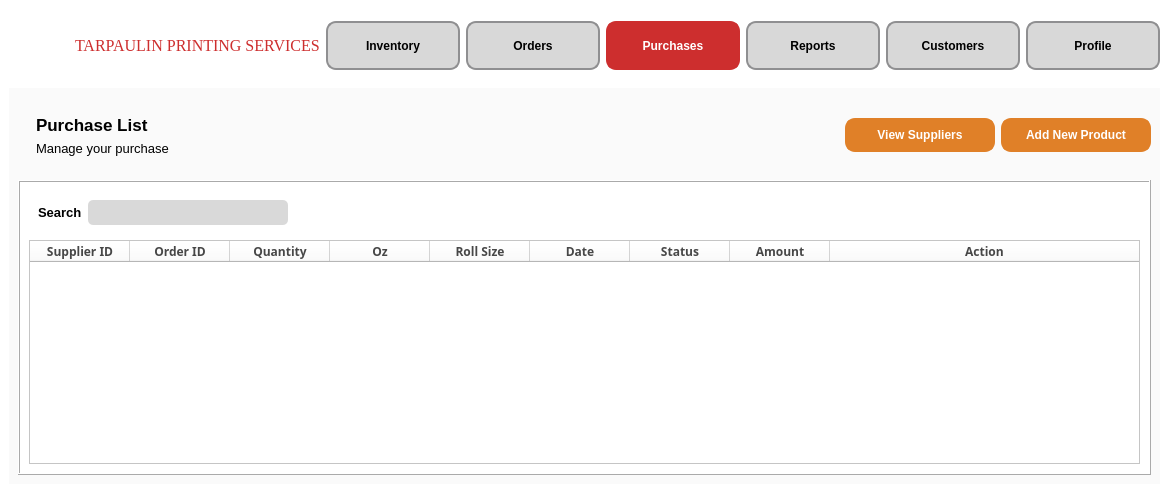
<?xml version="1.0" encoding="UTF-8"?>
<ui version="4.0">
 <class>PurchaseView</class>
 <widget class="QMainWindow" name="PurchaseView">
  <property name="geometry">
   <rect>
    <x>0</x>
    <y>0</y>
    <width>1169</width>
    <height>493</height>
   </rect>
  </property>
  <property name="sizePolicy">
   <sizepolicy hsizetype="Fixed" vsizetype="Fixed">
    <horstretch>0</horstretch>
    <verstretch>0</verstretch>
   </sizepolicy>
  </property>
  <property name="windowTitle">
   <string>MainWindow</string>
  </property>
  <property name="styleSheet">
   <string notr="true">background-color: white;</string>
  </property>
  <widget class="QWidget" name="centralwidget">
   <layout class="QVBoxLayout" name="verticalLayout">
    <item>
     <widget class="QFrame" name="NavbarFrame">
      <property name="enabled">
       <bool>true</bool>
      </property>
      <property name="sizePolicy">
       <sizepolicy hsizetype="Preferred" vsizetype="Preferred">
        <horstretch>0</horstretch>
        <verstretch>0</verstretch>
       </sizepolicy>
      </property>
      <property name="font">
       <font>
        <pointsize>10</pointsize>
       </font>
      </property>
      <property name="cursor">
       <cursorShape>ArrowCursor</cursorShape>
      </property>
      <property name="styleSheet">
       <string notr="true">QPushButton {
    min-width: 100px; 
    max-width: 150px;
    min-height: 40px;
    max-height: 35px;
	font-size:12px;
	border: 2px solid #8f8f91; 
	border-radius: 10px;
	background-color: #d8d8d8; 
	min-width: 80px; 
	min-height: 30px; 
	padding: 5px; 
	color: black; 
	font-weight: bold; 
}
</string>
      </property>
      <property name="frameShape">
       <enum>QFrame::NoFrame</enum>
      </property>
      <property name="frameShadow">
       <enum>QFrame::Plain</enum>
      </property>
      <layout class="QHBoxLayout" name="horizontalLayout">
       <property name="leftMargin">
        <number>5</number>
       </property>
       <property name="rightMargin">
        <number>0</number>
       </property>
       <item>
        <widget class="QLabel" name="Logo">
         <property name="enabled">
          <bool>true</bool>
         </property>
         <property name="sizePolicy">
          <sizepolicy hsizetype="Fixed" vsizetype="Fixed">
           <horstretch>0</horstretch>
           <verstretch>0</verstretch>
          </sizepolicy>
         </property>
         <property name="minimumSize">
          <size>
           <width>55</width>
           <height>55</height>
          </size>
         </property>
         <property name="maximumSize">
          <size>
           <width>55</width>
           <height>55</height>
          </size>
         </property>
         <property name="font">
          <font>
           <pointsize>10</pointsize>
          </font>
         </property>
         <property name="cursor">
          <cursorShape>PointingHandCursor</cursorShape>
         </property>
         <property name="autoFillBackground">
          <bool>false</bool>
         </property>
         <property name="styleSheet">
          <string notr="true"/>
         </property>
         <property name="text">
          <string/>
         </property>
         <property name="textFormat">
          <enum>Qt::RichText</enum>
         </property>
         <property name="pixmap">
          <pixmap>static/logo.png</pixmap>
         </property>
         <property name="scaledContents">
          <bool>true</bool>
         </property>
         <property name="wordWrap">
          <bool>false</bool>
         </property>
        </widget>
       </item>
       <item>
        <widget class="QLabel" name="tarp">
         <property name="font">
          <font>
           <family>Georgia</family>
           <pointsize>12</pointsize>
           <weight>9</weight>
           <italic>false</italic>
           <bold>false</bold>
          </font>
         </property>
         <property name="cursor">
          <cursorShape>PointingHandCursor</cursorShape>
         </property>
         <property name="autoFillBackground">
          <bool>false</bool>
         </property>
         <property name="styleSheet">
          <string notr="true">font: 75 12pt &quot;Georgia&quot;;
color: #CD2E2E;</string>
         </property>
         <property name="text">
          <string>TARPAULIN PRINTING SERVICES</string>
         </property>
        </widget>
       </item>
       <item>
        <widget class="QPushButton" name="Inventory">
         <property name="minimumSize">
          <size>
           <width>94</width>
           <height>44</height>
          </size>
         </property>
         <property name="font">
          <font>
           <pointsize>-1</pointsize>
           <weight>75</weight>
           <bold>true</bold>
          </font>
         </property>
         <property name="cursor">
          <cursorShape>PointingHandCursor</cursorShape>
         </property>
         <property name="styleSheet">
          <string notr="true">font-size:12px;

</string>
         </property>
         <property name="text">
          <string>Inventory</string>
         </property>
        </widget>
       </item>
       <item>
        <widget class="QPushButton" name="Order">
         <property name="font">
          <font>
           <pointsize>-1</pointsize>
           <weight>75</weight>
           <bold>true</bold>
          </font>
         </property>
         <property name="cursor">
          <cursorShape>PointingHandCursor</cursorShape>
         </property>
         <property name="styleSheet">
          <string notr="true">font-size:12px;
</string>
         </property>
         <property name="text">
          <string>Orders</string>
         </property>
        </widget>
       </item>
       <item>
        <widget class="QPushButton" name="Purchase">
         <property name="font">
          <font>
           <pointsize>-1</pointsize>
           <weight>75</weight>
           <bold>true</bold>
          </font>
         </property>
         <property name="cursor">
          <cursorShape>PointingHandCursor</cursorShape>
         </property>
         <property name="styleSheet">
          <string notr="true">font-size:12px;
color: white;
border: 2px solid #CD2E2E;
background-color: #CD2E2E;</string>
         </property>
         <property name="text">
          <string>Purchases</string>
         </property>
        </widget>
       </item>
       <item>
        <widget class="QPushButton" name="Report">
         <property name="font">
          <font>
           <pointsize>-1</pointsize>
           <weight>75</weight>
           <bold>true</bold>
          </font>
         </property>
         <property name="cursor">
          <cursorShape>PointingHandCursor</cursorShape>
         </property>
         <property name="styleSheet">
          <string notr="true">font-size:12px;</string>
         </property>
         <property name="text">
          <string>Reports</string>
         </property>
        </widget>
       </item>
       <item>
        <widget class="QPushButton" name="Customer">
         <property name="font">
          <font>
           <pointsize>-1</pointsize>
           <weight>75</weight>
           <bold>true</bold>
          </font>
         </property>
         <property name="cursor">
          <cursorShape>PointingHandCursor</cursorShape>
         </property>
         <property name="styleSheet">
          <string notr="true">font-size:12px;</string>
         </property>
         <property name="text">
          <string>Customers</string>
         </property>
        </widget>
       </item>
       <item>
        <widget class="QPushButton" name="Profile">
         <property name="font">
          <font>
           <pointsize>-1</pointsize>
           <weight>75</weight>
           <bold>true</bold>
          </font>
         </property>
         <property name="cursor">
          <cursorShape>PointingHandCursor</cursorShape>
         </property>
         <property name="styleSheet">
          <string notr="true">font-size:12px;</string>
         </property>
         <property name="text">
          <string>Profile</string>
         </property>
        </widget>
       </item>
      </layout>
     </widget>
    </item>
    <item>
     <widget class="QFrame" name="TableContainer">
      <property name="sizePolicy">
       <sizepolicy hsizetype="Expanding" vsizetype="Expanding">
        <horstretch>0</horstretch>
        <verstretch>0</verstretch>
       </sizepolicy>
      </property>
      <property name="minimumSize">
       <size>
        <width>0</width>
        <height>2</height>
       </size>
      </property>
      <property name="font">
       <font>
        <pointsize>10</pointsize>
       </font>
      </property>
      <property name="layoutDirection">
       <enum>Qt::LeftToRight</enum>
      </property>
      <property name="autoFillBackground">
       <bool>false</bool>
      </property>
      <property name="styleSheet">
       <string notr="true">background-color: #FAFAFA;
width: 100vw;</string>
      </property>
      <property name="frameShape">
       <enum>QFrame::NoFrame</enum>
      </property>
      <property name="frameShadow">
       <enum>QFrame::Plain</enum>
      </property>
      <layout class="QVBoxLayout" name="verticalLayout_2">
       <item>
        <widget class="QFrame" name="Label">
         <property name="sizePolicy">
          <sizepolicy hsizetype="Preferred" vsizetype="Preferred">
           <horstretch>0</horstretch>
           <verstretch>0</verstretch>
          </sizepolicy>
         </property>
         <property name="font">
          <font>
           <pointsize>10</pointsize>
          </font>
         </property>
         <property name="frameShape">
          <enum>QFrame::NoFrame</enum>
         </property>
         <property name="frameShadow">
          <enum>QFrame::Raised</enum>
         </property>
         <layout class="QHBoxLayout" name="horizontalLayout_4">
          <property name="rightMargin">
           <number>0</number>
          </property>
          <item>
           <widget class="QFrame" name="ProductList">
            <property name="font">
             <font>
              <pointsize>10</pointsize>
             </font>
            </property>
            <property name="frameShape">
             <enum>QFrame::NoFrame</enum>
            </property>
            <property name="frameShadow">
             <enum>QFrame::Raised</enum>
            </property>
            <layout class="QVBoxLayout" name="verticalLayout_3">
             <item>
              <widget class="QLabel" name="ProductLabel">
               <property name="font">
                <font>
                 <pointsize>13</pointsize>
                 <weight>75</weight>
                 <bold>true</bold>
                </font>
               </property>
               <property name="styleSheet">
                <string notr="true">font-weight: bold;</string>
               </property>
               <property name="text">
                <string>Purchase List</string>
               </property>
              </widget>
             </item>
             <item>
              <widget class="QLabel" name="manageLabel">
               <property name="font">
                <font>
                 <pointsize>10</pointsize>
                </font>
               </property>
               <property name="text">
                <string>Manage your purchase</string>
               </property>
              </widget>
             </item>
            </layout>
           </widget>
          </item>
          <item>
           <widget class="QFrame" name="BtnContainer">
            <property name="font">
             <font>
              <pointsize>10</pointsize>
             </font>
            </property>
            <property name="frameShape">
             <enum>QFrame::NoFrame</enum>
            </property>
            <property name="frameShadow">
             <enum>QFrame::Raised</enum>
            </property>
            <layout class="QHBoxLayout" name="horizontalLayout_3">
             <property name="rightMargin">
              <number>0</number>
             </property>
             <item>
              <spacer name="horizontalSpacer">
               <property name="font">
                <font>
                 <pointsize>10</pointsize>
                </font>
               </property>
               <property name="orientation">
                <enum>Qt::Horizontal</enum>
               </property>
               <property name="sizeHint" stdset="0">
                <size>
                 <width>649</width>
                 <height>20</height>
                </size>
               </property>
              </spacer>
             </item>
             <item>
              <widget class="QPushButton" name="AddProduct_2">
               <property name="sizePolicy">
                <sizepolicy hsizetype="Preferred" vsizetype="Fixed">
                 <horstretch>0</horstretch>
                 <verstretch>0</verstretch>
                </sizepolicy>
               </property>
               <property name="minimumSize">
                <size>
                 <width>150</width>
                 <height>34</height>
                </size>
               </property>
               <property name="maximumSize">
                <size>
                 <width>150</width>
                 <height>34</height>
                </size>
               </property>
               <property name="font">
                <font>
                 <pointsize>-1</pointsize>
                 <weight>75</weight>
                 <bold>true</bold>
                </font>
               </property>
               <property name="cursor">
                <cursorShape>PointingHandCursor</cursorShape>
               </property>
               <property name="styleSheet">
                <string notr="true">font-size:12px;
border: 2px solid #E08028; 
border-radius: 10px;
background-color: #E08028; 
padding: 5px; 
color: white; 
font-weight: bold; frf</string>
               </property>
               <property name="text">
                <string>View Suppliers</string>
               </property>
               <property name="icon">
                <iconset resource="images.qrc">
                 <normaloff>:/static/static/view.png</normaloff>:/static/static/view.png</iconset>
               </property>
               <property name="iconSize">
                <size>
                 <width>20</width>
                 <height>20</height>
                </size>
               </property>
              </widget>
             </item>
             <item>
              <widget class="QPushButton" name="AddProduct">
               <property name="sizePolicy">
                <sizepolicy hsizetype="Preferred" vsizetype="Fixed">
                 <horstretch>0</horstretch>
                 <verstretch>0</verstretch>
                </sizepolicy>
               </property>
               <property name="minimumSize">
                <size>
                 <width>150</width>
                 <height>34</height>
                </size>
               </property>
               <property name="maximumSize">
                <size>
                 <width>150</width>
                 <height>34</height>
                </size>
               </property>
               <property name="font">
                <font>
                 <pointsize>-1</pointsize>
                 <weight>75</weight>
                 <bold>true</bold>
                </font>
               </property>
               <property name="cursor">
                <cursorShape>PointingHandCursor</cursorShape>
               </property>
               <property name="styleSheet">
                <string notr="true">font-size:12px;
border: 2px solid #E08028; 
border-radius: 10px;
background-color: #E08028; 
padding: 5px; 
color: white; 
font-weight: bold; frf</string>
               </property>
               <property name="text">
                <string>Add New Product</string>
               </property>
               <property name="icon">
                <iconset>
                 <normaloff>static/add.png</normaloff>static/add.png</iconset>
               </property>
               <property name="iconSize">
                <size>
                 <width>20</width>
                 <height>20</height>
                </size>
               </property>
              </widget>
             </item>
            </layout>
           </widget>
          </item>
         </layout>
        </widget>
       </item>
       <item>
        <widget class="QFrame" name="DataFrame">
         <property name="sizePolicy">
          <sizepolicy hsizetype="Expanding" vsizetype="Expanding">
           <horstretch>0</horstretch>
           <verstretch>0</verstretch>
          </sizepolicy>
         </property>
         <property name="font">
          <font>
           <pointsize>10</pointsize>
          </font>
         </property>
         <property name="styleSheet">
          <string notr="true">background-color: white;</string>
         </property>
         <property name="frameShape">
          <enum>QFrame::Box</enum>
         </property>
         <property name="frameShadow">
          <enum>QFrame::Raised</enum>
         </property>
         <layout class="QVBoxLayout" name="verticalLayout_4">
          <item>
           <widget class="QFrame" name="SearchFrame">
            <property name="minimumSize">
             <size>
              <width>0</width>
              <height>41</height>
             </size>
            </property>
            <property name="font">
             <font>
              <pointsize>10</pointsize>
             </font>
            </property>
            <property name="frameShape">
             <enum>QFrame::NoFrame</enum>
            </property>
            <property name="frameShadow">
             <enum>QFrame::Raised</enum>
            </property>
            <layout class="QHBoxLayout" name="horizontalLayout_2">
             <item>
              <widget class="QLabel" name="Search">
               <property name="font">
                <font>
                 <pointsize>10</pointsize>
                 <weight>75</weight>
                 <bold>true</bold>
                </font>
               </property>
               <property name="styleSheet">
                <string notr="true">font-weight: bold;
</string>
               </property>
               <property name="text">
                <string>Search</string>
               </property>
               <property name="alignment">
                <set>Qt::AlignLeading|Qt::AlignLeft|Qt::AlignVCenter</set>
               </property>
              </widget>
             </item>
             <item>
              <widget class="QLineEdit" name="SearchInput">
               <property name="minimumSize">
                <size>
                 <width>0</width>
                 <height>25</height>
                </size>
               </property>
               <property name="maximumSize">
                <size>
                 <width>200</width>
                 <height>25</height>
                </size>
               </property>
               <property name="font">
                <font>
                 <pointsize>10</pointsize>
                </font>
               </property>
               <property name="styleSheet">
                <string notr="true">background-color: #D9D9D9;
border-radius: 5px;

</string>
               </property>
              </widget>
             </item>
             <item>
              <widget class="QLabel" name="Filter">
               <property name="minimumSize">
                <size>
                 <width>25</width>
                 <height>25</height>
                </size>
               </property>
               <property name="maximumSize">
                <size>
                 <width>25</width>
                 <height>25</height>
                </size>
               </property>
               <property name="font">
                <font>
                 <pointsize>10</pointsize>
                </font>
               </property>
               <property name="cursor">
                <cursorShape>PointingHandCursor</cursorShape>
               </property>
               <property name="text">
                <string/>
               </property>
               <property name="pixmap">
                <pixmap>static/filter.png</pixmap>
               </property>
               <property name="scaledContents">
                <bool>true</bool>
               </property>
              </widget>
             </item>
             <item>
              <spacer name="horizontalSpacer_2">
               <property name="font">
                <font>
                 <pointsize>10</pointsize>
                </font>
               </property>
               <property name="orientation">
                <enum>Qt::Horizontal</enum>
               </property>
               <property name="sizeHint" stdset="0">
                <size>
                 <width>610</width>
                 <height>20</height>
                </size>
               </property>
              </spacer>
             </item>
            </layout>
           </widget>
          </item>
          <item>
           <widget class="QTableWidget" name="tableWidget">
            <property name="font">
             <font>
              <pointsize>10</pointsize>
             </font>
            </property>
            <property name="columnCount">
             <number>9</number>
            </property>
            <attribute name="horizontalHeaderStretchLastSection">
             <bool>true</bool>
            </attribute>
            <column>
             <property name="text">
              <string>Supplier ID</string>
             </property>
             <property name="font">
              <font>
               <family>Bahnschrift SemiBold</family>
               <pointsize>9</pointsize>
               <weight>75</weight>
               <bold>true</bold>
               <underline>false</underline>
              </font>
             </property>
             <property name="foreground">
              <brush brushstyle="SolidPattern">
               <color alpha="255">
                <red>71</red>
                <green>71</green>
                <blue>71</blue>
               </color>
              </brush>
             </property>
            </column>
            <column>
             <property name="text">
              <string>Order ID</string>
             </property>
             <property name="font">
              <font>
               <family>Bahnschrift SemiBold</family>
               <weight>75</weight>
               <bold>true</bold>
              </font>
             </property>
             <property name="foreground">
              <brush brushstyle="SolidPattern">
               <color alpha="255">
                <red>71</red>
                <green>71</green>
                <blue>71</blue>
               </color>
              </brush>
             </property>
            </column>
            <column>
             <property name="text">
              <string>Quantity</string>
             </property>
             <property name="font">
              <font>
               <family>Bahnschrift SemiBold</family>
               <pointsize>9</pointsize>
               <weight>75</weight>
               <bold>true</bold>
              </font>
             </property>
             <property name="foreground">
              <brush brushstyle="SolidPattern">
               <color alpha="255">
                <red>71</red>
                <green>71</green>
                <blue>71</blue>
               </color>
              </brush>
             </property>
            </column>
            <column>
             <property name="text">
              <string>Oz</string>
             </property>
             <property name="font">
              <font>
               <family>Bahnschrift SemiBold</family>
               <pointsize>9</pointsize>
               <weight>75</weight>
               <bold>true</bold>
              </font>
             </property>
             <property name="foreground">
              <brush brushstyle="SolidPattern">
               <color alpha="255">
                <red>71</red>
                <green>71</green>
                <blue>71</blue>
               </color>
              </brush>
             </property>
            </column>
            <column>
             <property name="text">
              <string>Roll Size</string>
             </property>
             <property name="font">
              <font>
               <family>Bahnschrift SemiBold</family>
               <pointsize>9</pointsize>
               <weight>75</weight>
               <bold>true</bold>
              </font>
             </property>
             <property name="foreground">
              <brush brushstyle="SolidPattern">
               <color alpha="255">
                <red>71</red>
                <green>71</green>
                <blue>71</blue>
               </color>
              </brush>
             </property>
            </column>
            <column>
             <property name="text">
              <string>Date</string>
             </property>
             <property name="font">
              <font>
               <family>Bahnschrift SemiBold</family>
               <pointsize>9</pointsize>
               <weight>75</weight>
               <bold>true</bold>
              </font>
             </property>
             <property name="foreground">
              <brush brushstyle="SolidPattern">
               <color alpha="255">
                <red>71</red>
                <green>71</green>
                <blue>71</blue>
               </color>
              </brush>
             </property>
            </column>
            <column>
             <property name="text">
              <string>Status</string>
             </property>
             <property name="font">
              <font>
               <family>Bahnschrift SemiBold</family>
               <pointsize>9</pointsize>
               <weight>75</weight>
               <bold>true</bold>
              </font>
             </property>
             <property name="foreground">
              <brush brushstyle="SolidPattern">
               <color alpha="255">
                <red>71</red>
                <green>71</green>
                <blue>71</blue>
               </color>
              </brush>
             </property>
            </column>
            <column>
             <property name="text">
              <string>Amount</string>
             </property>
             <property name="font">
              <font>
               <family>Bahnschrift SemiBold</family>
               <pointsize>9</pointsize>
               <weight>75</weight>
               <bold>true</bold>
              </font>
             </property>
             <property name="foreground">
              <brush brushstyle="SolidPattern">
               <color alpha="255">
                <red>71</red>
                <green>71</green>
                <blue>71</blue>
               </color>
              </brush>
             </property>
            </column>
            <column>
             <property name="text">
              <string>Action</string>
             </property>
             <property name="font">
              <font>
               <family>Bahnschrift SemiBold</family>
               <pointsize>9</pointsize>
               <weight>75</weight>
               <bold>true</bold>
              </font>
             </property>
             <property name="foreground">
              <brush brushstyle="SolidPattern">
               <color alpha="255">
                <red>71</red>
                <green>71</green>
                <blue>71</blue>
               </color>
              </brush>
             </property>
            </column>
           </widget>
          </item>
         </layout>
        </widget>
       </item>
      </layout>
     </widget>
    </item>
   </layout>
  </widget>
 </widget>
 <resources>
  <include location="images.qrc"/>
  <include location="font.qrc"/>
 </resources>
 <connections/>
</ui>
